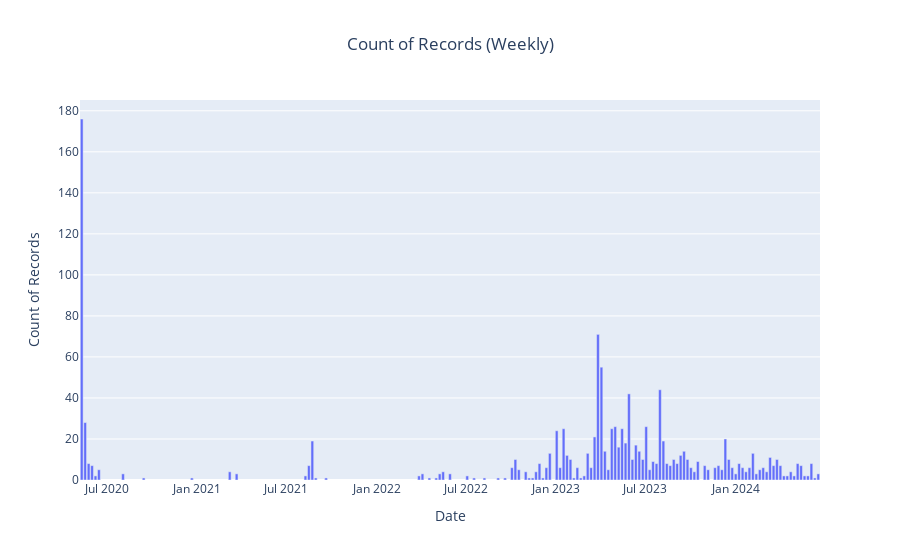
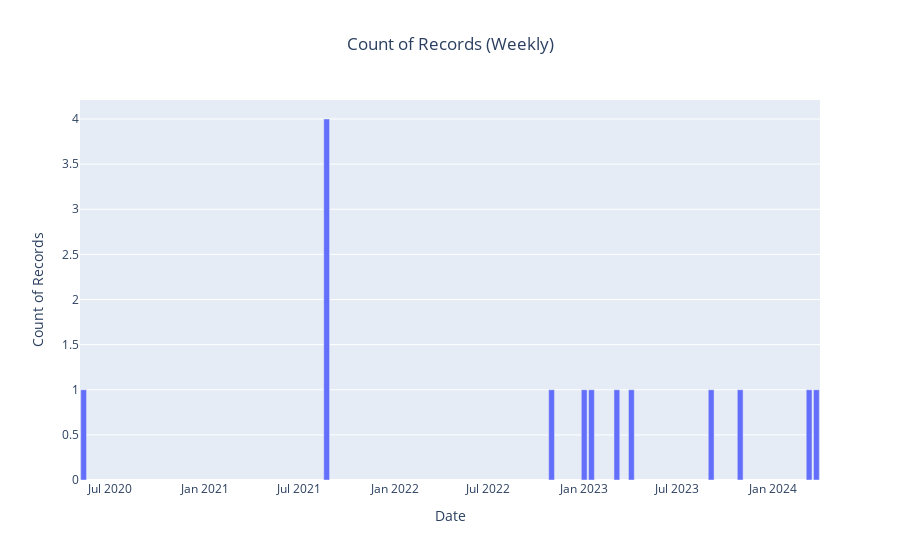
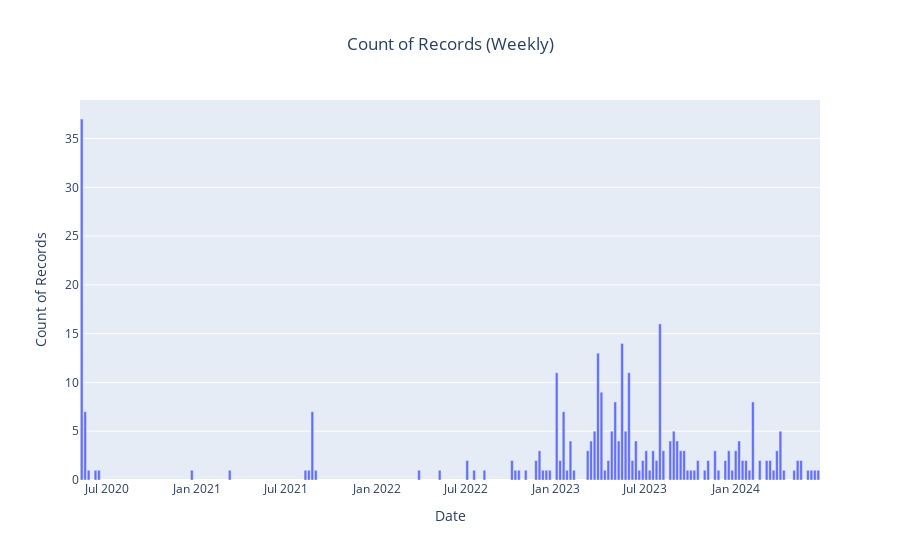
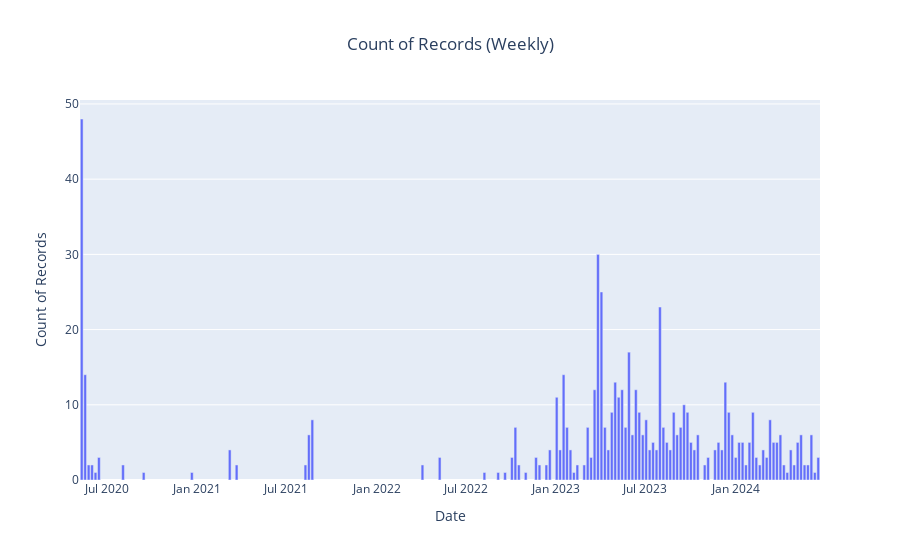

The code cell stored with these charts, in order, in its notebook:
### Markdown cell above
### Posts over time

### Code cell
data = pd.read_csv(file_path)
nf.filter_and_plot(data,aggregation='weekly')
nf.filter_and_plot(data,regex='Weapon',aggregation='weekly',column='entity_types')
nf.filter_and_plot(data,regex='Location',aggregation='weekly',column='entity_types')
nf.filter_and_plot(data,regex='Organisation',aggregation='weekly',column='entity_types')
